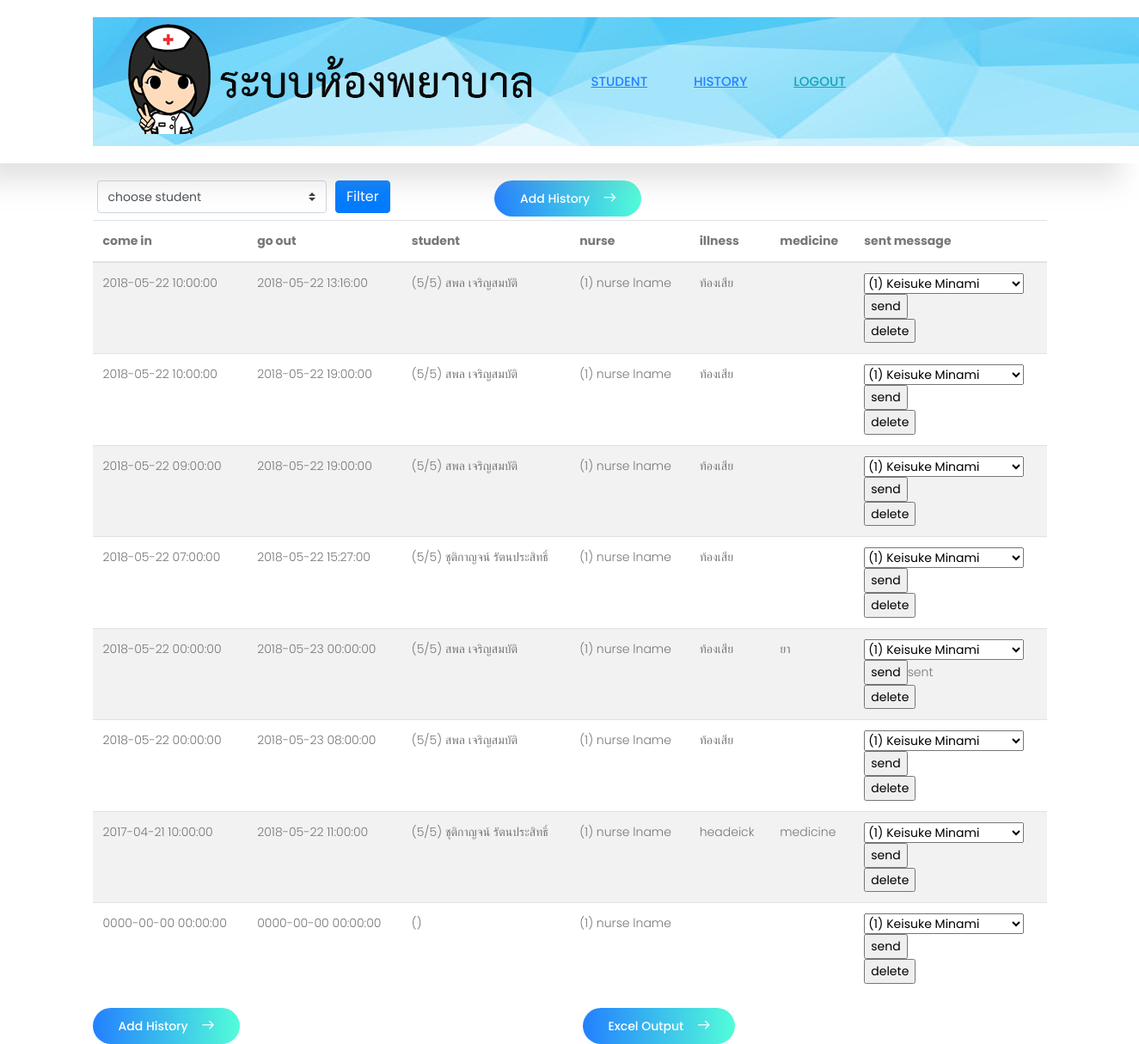
/admin_history_list.php, run on an earlier commit of the app's database.
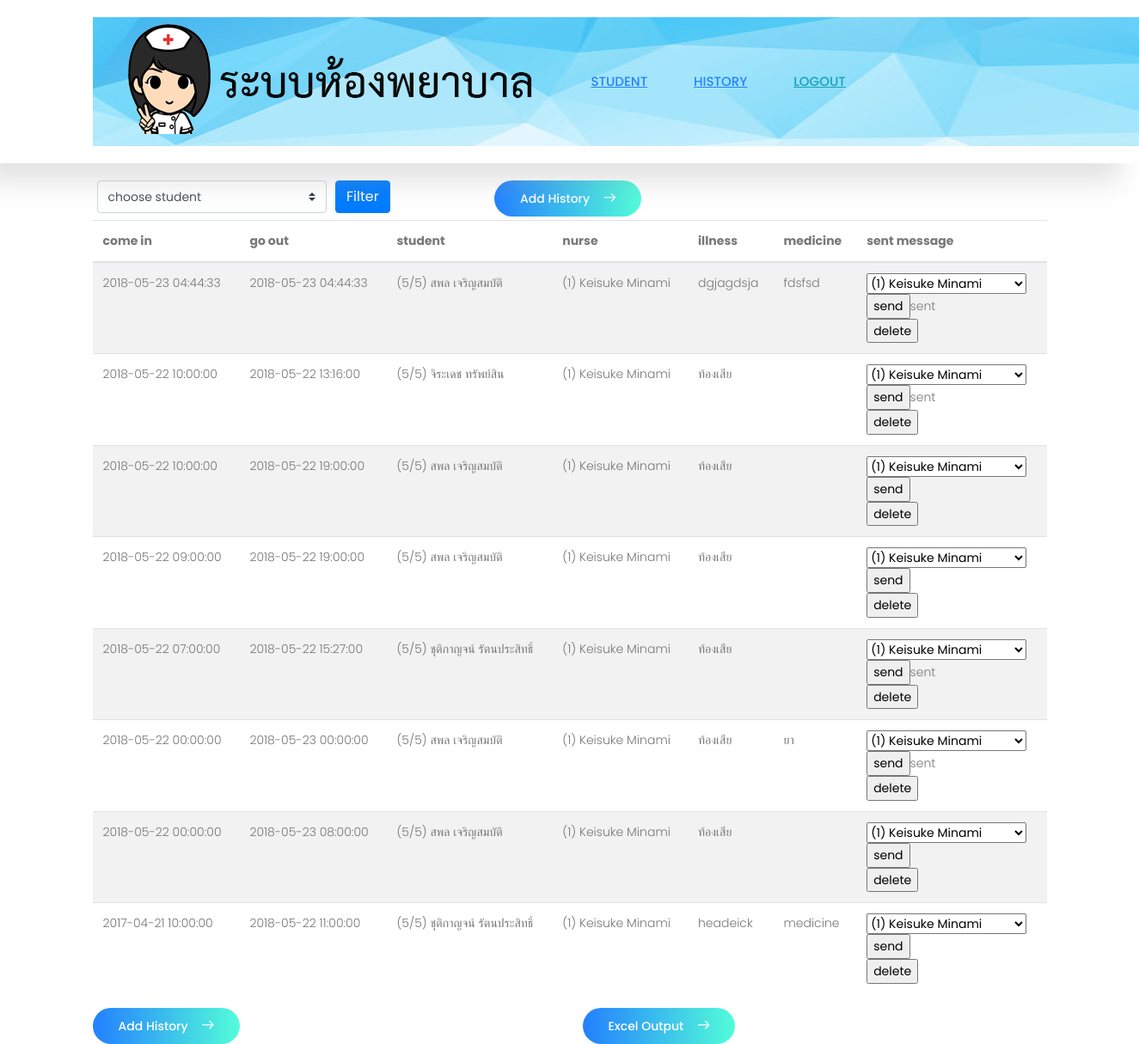
And on a later commit of the database.
### tables this page shows
CREATE TABLE `illness_historys` (
  `id` int(11) NOT NULL,
  `student_id` int(11) NOT NULL,
  `nurse_id` int(11) NOT NULL,
  `datetime_come_in` datetime NOT NULL,
  `datetime_go_out` datetime NOT NULL,
  `illness_name` varchar(255) NOT NULL,
  `medicine` varchar(255) NOT NULL,
  `is_sent_message` tinyint(4) NOT NULL,
  `created_at` datetime NOT NULL DEFAULT CURRENT_TIMESTAMP,
  `updated_at` datetime NOT NULL DEFAULT CURRENT_TIMESTAMP
);

CREATE TABLE `students` (
  `id` int(11) NOT NULL,
  `first_name` varchar(255) NOT NULL,
  `last_name` varchar(255) NOT NULL,
  `class_name` varchar(255) NOT NULL,
  `student_number` varchar(100) NOT NULL,
  `sex` tinyint(1) NOT NULL,
  `birthday` date NOT NULL,
  `blood_type` varchar(100) NOT NULL,
  `height` decimal(10,0) NOT NULL,
  `weight` decimal(10,0) NOT NULL
);

CREATE TABLE `nurses` (
  `id` int(11) NOT NULL,
  `login_key` varchar(255) NOT NULL,
  `password` varchar(255) NOT NULL,
  `first_name` varchar(255) NOT NULL,
  `last_name` varchar(255) NOT NULL
);

### admin_history_list.php (the view, shortened to what this page needs)
<?php
include_once "lib/lib.php";
$student_id     = $_GET['student_id'];
$query = <<< EOM
SELECT * FROM teachers ORDER BY id
EOM;
$teachers = array();
if ($result = $mysqli->query($query)) {
	while ($row = $result->fetch_assoc()) {
		$teachers[$row["id"]] = $row["first_name"] . " " . $row["last_name"];
	}
}
?>
<!DOCTYPE html>
<html>
  <head>
    <link rel="stylesheet" href="css/linearicons.css">
    <link rel="stylesheet" href="css/font-awesome.min.css">
    <link rel="stylesheet" href="https://stackpath.bootstrapcdn.com/bootstrap/4.1.1/css/bootstrap.min.css">
    <link rel="stylesheet" href="css/main.css">
  </head>
<body>
  <header class="default-header">
    <div class="container">
      <div class="header-wrap">
        <div class="header-top d-flex justify-content-between align-items-center" style="background-image: url(images/banner_nurse.png); width:1270px; height: 150px; ">
          <div class="container">
            <div class="row">
              <div class="col-5"></div>
              <div class="col-7">
                <nav class="">
                  <a href="admin_user_list.php" >Student</a>
                  <a href="admin_history_list.php" >History</a>
                  <a href="index.php" class="logout">Logout</a>
                </nav>
              </div>
            </div>
          </div>
        </div>
      </div>
    </div>
  </header>
  <main role="main" style="padding-top: 210px;">
    <div class="container">
      <form action="admin_history_list.php" method="GET">
        <div class="form-row mx-auto">
          <div class="col-3">
            <select class="custom-select" name="student_id" id="select_student_id">
              <option>choose student</option>
            </select>
          </div>
          <div class="col-2">
            <button type="submit" class="btn btn-primary mb-2">Filter</button>
          </div>
          <div class="col-7">
            <a href="admin_history_add.php?student_id=<?php echo $student_id; ?>" role="button" class="nw-btn primary-btn">Add History<span class="lnr lnr-arrow-right"></span></a>
          </div>
        </div>
      </form>
      <table class="table table-striped">
        <thead>
          <tr>
            <th>come in</th>
            <th>go out</th>
            <th>student</th>
            <th>nurse</th>
            <th>illness</th>
            <th>medicine</th>
            <th>sent message</th>
          </tr>
        </thead>
        <tbody>
<?php
if($student_id > 0){
  $where = " WHERE s.id = $student_id";
} else {
  $where = "";
}
$query = <<< EOM
SELECT ih.id, ih.datetime_come_in, ih.datetime_go_out, ih.illness_name, ih.medicine, ih.is_sent_message,
       s.id AS s_id, s.class_name AS s_class_room, s.student_number AS s_number, s.first_name, s.last_name,
       n.id AS n_id, n.first_name AS nf_name, n.last_name AS nl_name
  FROM illness_historys AS ih
  LEFT OUTER JOIN students AS s ON ih.student_id = s.id
  LEFT OUTER JOIN nurses AS n ON ih.nurse_id = n.id
$where
 ORDER BY ih.datetime_come_in DESC, ih.id
EOM;
if ($result = $mysqli->query($query)) {
	while ($row = $result->fetch_assoc()) {
?>
          <tr>
            <td><?php echo($row["datetime_come_in"]); ?></td>
            <td><?php echo($row["datetime_go_out"]); ?></td>
            <td>(<?php echo($row["s_class_room"]); ?>) <?php echo($row["first_name"]); ?> <?php echo($row["last_name"]); ?></td>
            <td>(<?php echo($row["n_id"]); ?>) <?php echo($row["nf_name"]); ?> <?php echo($row["nl_name"]); ?></td>
            <td><?php echo($row["illness_name"]); ?></td>
            <td><?php echo($row["medicine"]); ?></td>
            <td>
            <form action="admin_history_send_line.php" method="GET">
              <select name="teacher_id">
<?php
foreach ($teachers as $tid => $tname){
  print '<option value="'.$tid.'">('.$tid.') '.$tname.'</option>';
}
?>
              </select>
              <input type="submit" value="send"><?php if($row["is_sent_message"] == 1){ echo("sent"); } ?><br/>
            </form>
            <form action="admin_history_delete.php" method="GET">
              <input type="submit" value="delete">
            </form>
          </tr>
<?php
	}
}
?>
        </tbody>
      </table>
      <div class="row">
        <div class="col-6">
          <a href="admin_history_add.php?student_id=<?php echo $student_id; ?>" role="button" class="nw-btn primary-btn">Add History<span class="lnr lnr-arrow-right"></span></a>
        </div>
        <div class="col-6">
          <a href="admin_history_list_csv.php?student_id=<?php echo $student_id; ?>" role="button" class="nw-btn primary-btn">Excel Output<span class="lnr lnr-arrow-right"></span></a>
        </div>
      </div>
    </div>
  </main>
</body>
</html>

What changed in the data, as far as the page shows it:
removed illness_historys: datetime_come_in "0000-00-00 00:00:00", datetime_go_out "0000-00-00 00:00:00", nurse "1", nurse.first_name "nurse", nurse.last_name "lname"
added illness_historys: datetime_come_in "2018-05-23 04:44:33", datetime_go_out "2018-05-23 04:44:33", student.class_name "5/5", student.first_name "สพล", student.last_name "เจริญสมบัติ", nurse "1", nurse.first_name "Keisuke", nurse.last_name "Minami", illness_name "dgjagdsja", medicine "fdsfsd", is_sent_message "sent"
changed illness_historys: student.first_name "สพล" → "จิระเดช"; student.last_name "เจริญสมบัติ" → "ทรัพย์สิน"; nurse.first_name "nurse" → "Keisuke"; nurse.last_name "lname" → "Minami"; now shows "sent"
changed through a linked row, illness_historys (number 3 of 8 on the later page): nurse.first_name "nurse" → "Keisuke"; nurse.last_name "lname" → "Minami"
changed through a linked row, illness_historys (number 4 of 8 on the later page): nurse.first_name "nurse" → "Keisuke"; nurse.last_name "lname" → "Minami"
changed illness_historys (number 5 of 8 on the later page): nurse.first_name "nurse" → "Keisuke"; nurse.last_name "lname" → "Minami"; now shows "sent"
changed through a linked row, illness_historys "ยา": nurse.first_name "nurse" → "Keisuke"; nurse.last_name "lname" → "Minami"
changed through a linked row, illness_historys (number 7 of 8 on the later page): nurse.first_name "nurse" → "Keisuke"; nurse.last_name "lname" → "Minami"
changed through a linked row, illness_historys "headeick": nurse.first_name "nurse" → "Keisuke"; nurse.last_name "lname" → "Minami"
